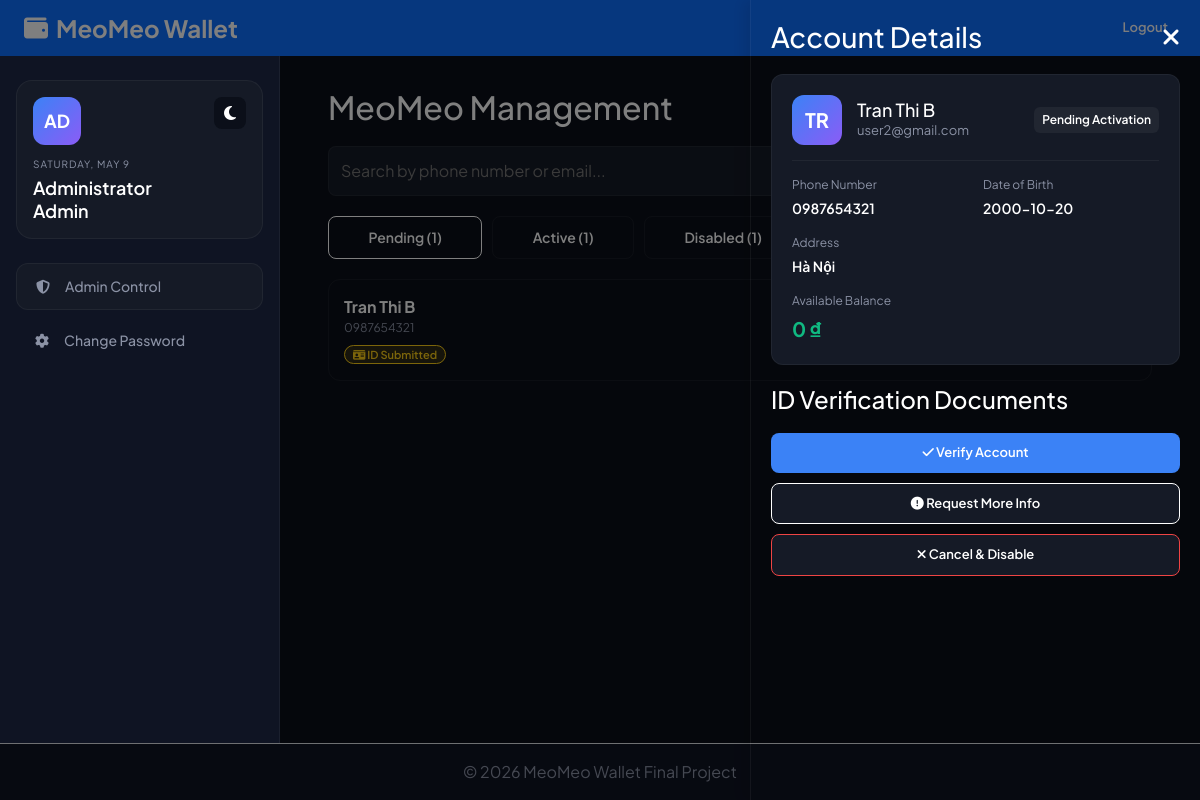
/clients/pages/Admin_dashboard.php?tab=pending&details=0987654321 (signed in), run on the app's committed database.
### tables this page shows
CREATE TABLE `user` (
  `phonenum` varchar(15) NOT NULL,
  `email` varchar(255) NOT NULL,
  `name` varchar(50) DEFAULT NULL,
  `birth` date DEFAULT NULL,
  `address` varchar(255) DEFAULT NULL,
  `front` mediumblob DEFAULT NULL,
  `back` mediumblob DEFAULT NULL,
  `pass` varchar(255) NOT NULL,
  `verified` tinyint(1) NOT NULL DEFAULT -1 COMMENT '-1:firstRegist\r\n0:False\r\n1:True\r\n2:Request additional information\r\n3:IsAdmin True\r\n4:DisableAccount',
  `abnormal_login` tinyint(4) NOT NULL DEFAULT 0 COMMENT '>6 lock account\n>3 lock 1 minute',
  `card_num` varchar(6) DEFAULT NULL,
  `money` decimal(19,4) NOT NULL DEFAULT 0.0000,
  `CVV` varchar(3) DEFAULT NULL,
  `expire` date DEFAULT NULL,
  `locked_time` datetime DEFAULT NULL COMMENT 'Disable account overtime',
  `created_at` datetime NOT NULL DEFAULT current_timestamp() COMMENT 'Account registration timestamp',
  `card_updated_at` datetime DEFAULT NULL COMMENT 'Last time ID card was uploaded/updated'
);

### clients/pages/Admin_dashboard.php (the view, shortened to what this page needs)
<?php
$username = htmlspecialchars($_SESSION['name'], ENT_QUOTES, 'UTF-8');
$current_date = strtoupper(date('l, F j'));
$con = connect_db();
$pending_accounts = $con->query("SELECT * FROM `user` WHERE `verified` IN (-1, 0, 2) AND `phonenum` != '0000000000' ORDER BY GREATEST(`created_at`, COALESCE(`card_updated_at`, `created_at`)) DESC")->fetch_all(MYSQLI_ASSOC);
$active_accounts = $con->query("SELECT * FROM `user` WHERE `verified` = 1 AND `phonenum` != '0000000000' ORDER BY `created_at` DESC")->fetch_all(MYSQLI_ASSOC);
$disabled_accounts = $con->query("SELECT * FROM `user` WHERE `verified` = 4 ORDER BY `created_at` DESC")->fetch_all(MYSQLI_ASSOC);
$locked_accounts = $con->query("SELECT * FROM `user` WHERE (`abnormal_login` >= 6 OR `locked_time` IS NOT NULL) AND `verified` != 3 ORDER BY `locked_time` DESC")->fetch_all(MYSQLI_ASSOC);
$pending_tx = $con->query("SELECT * FROM `history` WHERE `money` > 5000000 AND `status` = 2 AND `transfer_type` IN ('Withdraw', 'Transfer') ORDER BY `date_transfer` DESC")->fetch_all(MYSQLI_ASSOC);
$search_query = trim($_GET['search'] ?? '');
$active_tab = $_GET['tab'] ?? ($search_query ? 'search' : 'pending');
$selected_phone = $_GET['details'] ?? '';
$user_details = null;
if ($selected_phone) {
    $stmt = $con->prepare("SELECT * FROM `user` WHERE `phonenum` = ?");
    $stmt->bind_param("s", $selected_phone);
    $stmt->execute();
    $user_details = $stmt->get_result()->fetch_assoc();
}
include '../src/header.php';
?>
<link rel="stylesheet" href="https://cdnjs.cloudflare.com/ajax/libs/font-awesome/6.4.0/css/all.min.css">
<link rel="stylesheet" href="../assets/css/admin.css">
<div class="dashboard-wrapper">
    <aside class="sidebar">
        <div class="user-profile-card">
            <button class="theme-toggle" id="themeToggleBtn">
                <i class="fa-solid fa-moon"></i>
            </button>
            <div class="avatar"><?= strtoupper(substr($username, 0, 2)) ?></div>
            <div class="date-text"><?= $current_date ?></div>
            <div class="welcome-text">Administrator<br><?= $username ?></div>
        </div>
        <nav class="nav-menu">
            <a href="Admin_dashboard.php" class="nav-link active"><i class="fa-solid fa-shield-halved"></i> Admin Control</a>
            <a href="ChangePassword.php" class="nav-link"><i class="fa-solid fa-gear"></i> Change Password</a>
        </nav>
    </aside>
    <main class="main-content" style="padding-top: 20px;">
        <h2 style="margin-bottom: 20px;">MeoMeo Management</h2>
        <form method="GET" style="margin-bottom: 20px; display: flex; gap: 10px;">
            <input type="text" name="search" placeholder="Search by phone number or email..." value="<?= htmlspecialchars($search_query) ?>" style="flex: 1; padding: 12px; border-radius: 8px; border: 1px solid var(--border-color); background: var(--bg-surface); color: var(--text-main);">
            <button type="submit" class="btn btn-primary"><i class="fa-solid fa-magnifying-glass"></i> Search</button>
        </form>
        <div class="admin-tabs">
            <div class="admin-tab <?= $active_tab === 'pending' ? 'active' : '' ?>" onclick="switchTab('pending')">Pending (<?= count($pending_accounts) ?>)</div>
            <div class="admin-tab <?= $active_tab === 'active' ? 'active' : '' ?>" onclick="switchTab('active')">Active (<?= count($active_accounts) ?>)</div>
            <div class="admin-tab <?= $active_tab === 'disabled' ? 'active' : '' ?>" onclick="switchTab('disabled')">Disabled (<?= count($disabled_accounts) ?>)</div>
            <div class="admin-tab <?= $active_tab === 'locked' ? 'active' : '' ?>" onclick="switchTab('locked')">Locked (<?= count($locked_accounts) ?>)</div>
            <div class="admin-tab <?= $active_tab === 'tx' ? 'active' : '' ?>" onclick="switchTab('tx')">Pending Tx (<?= count($pending_tx) ?>)</div>
        </div>
        <div id="list-pending" class="admin-list <?= $active_tab === 'pending' ? 'active' : '' ?>">
            <?php foreach($pending_accounts as $u): ?>
                <div class="admin-card">
                    <div class="admin-card-header">
                        <div>
                            <strong><?= htmlspecialchars($u['name'] ?: 'Unknown') ?></strong>
                            <div style="font-size: 12px; color: var(--text-muted);"><?= htmlspecialchars($u['phonenum']) ?></div>
                            <?php if ($u['verified'] == 2): ?>
                                <div style="margin-top: 4px;">
                                    <span style="font-size: 11px; font-weight: 600; padding: 2px 8px; border-radius: 20px; background: rgba(251,146,60,0.15); color: var(--warning); border: 1px solid var(--warning);">
                                        <i class="fa-solid fa-circle-exclamation"></i> Needs Info
                                    </span>
                                </div>
                            <?php else: ?>
                                <div style="margin-top: 4px;">
                                    <span style="font-size: 11px; font-weight: 600; padding: 2px 8px; border-radius: 20px; background: rgba(234,179,8,0.15); color: #facc15; border: 1px solid #facc15;">
                                        <i class="fa-solid fa-id-card"></i> ID Submitted
                                    </span>
                                </div>
                            <?php endif; ?>
                        </div>
                    </div>
                    <div>
                        <a href="?tab=pending&details=<?= urlencode($u['phonenum']) ?>" class="btn btn-outline btn-sm">View Details</a>
                    </div>
                </div>
            <?php endforeach; if(empty($pending_accounts)) echo "<p>No pending accounts.</p>"; ?>
        </div>
    </main>
</div>
<div class="overlay <?= $selected_phone ? 'open' : '' ?>" onclick="window.location='Admin_dashboard.php?tab=<?= htmlspecialchars($active_tab) ?><?= $search_query ? '&search=' . urlencode($search_query) : '' ?>'"></div>
<div class="details-panel <?= $selected_phone ? 'open' : '' ?>">
    <div style="display: flex; justify-content: space-between; align-items: center; margin-bottom: 20px;">
        <h3 style="margin: 0;">Account Details</h3>
        <a href="Admin_dashboard.php?tab=<?= htmlspecialchars($active_tab) ?><?= $search_query ? '&search=' . urlencode($search_query) : '' ?>" style="color: var(--text-color);"><i class="fa-solid fa-xmark fa-xl"></i></a>
    </div>
    <?php if($user_details): ?>
        <?php
            $status_label = '';
            $status_color = '';
            if (in_array($user_details['verified'], [-1, 0])) {
                $status_label = 'Pending Activation';
                $status_color = 'var(--warning)';
            } elseif ($user_details['verified'] == 2) {
                $status_label = 'Update Requested';
                $status_color = 'var(--warning)';
            } elseif ($user_details['verified'] == 4) {
                $status_label = 'Disabled / Blocked';
                $status_color = 'var(--danger)';
            } elseif ($user_details['verified'] == 1) {
                $status_label = 'Active';
                $status_color = 'var(--success)';
            }
        ?>
        <div style="background: var(--bg-surface); padding: 20px; border-radius: 12px; border: 1px solid var(--border-color); margin-bottom: 20px;">
            <div style="display: flex; align-items: center; gap: 15px; margin-bottom: 15px; padding-bottom: 15px; border-bottom: 1px solid var(--border-color);">
                <div class="avatar" style="margin: 0; width: 50px; height: 50px; font-size: 20px;"><?= strtoupper(substr($user_details['name'] ?: 'UN', 0, 2)) ?></div>
                <div style="flex: 1;">
                    <h4 style="margin: 0; font-size: 18px;"><?= htmlspecialchars($user_details['name'] ?: 'N/A') ?></h4>
                    <div style="font-size: 13px; color: var(--text-muted);"><?= htmlspecialchars($user_details['email']) ?></div>
                </div>
                <div style="font-size: 12px; font-weight: 600; padding: 4px 8px; border-radius: 6px; background: rgba(255,255,255,0.05); color: <?= $status_color ?>; border: 1px solid <?= $status_color ?>;">
                    <?= $status_label ?>
                </div>
            </div>
            <div style="display: grid; grid-template-columns: 1fr 1fr; gap: 15px;">
                <div>
                    <div style="font-size: 12px; color: var(--text-muted); margin-bottom: 4px;">Phone Number</div>
                    <div style="font-size: 14px; font-weight: 600;"><?= htmlspecialchars($user_details['phonenum']) ?></div>
                </div>
                <div>
                    <div style="font-size: 12px; color: var(--text-muted); margin-bottom: 4px;">Date of Birth</div>
                    <div style="font-size: 14px; font-weight: 600;"><?= htmlspecialchars($user_details['birth'] ?: 'N/A') ?></div>
                </div>
                <div style="grid-column: span 2;">
                    <div style="font-size: 12px; color: var(--text-muted); margin-bottom: 4px;">Address</div>
                    <div style="font-size: 14px; font-weight: 600;"><?= htmlspecialchars($user_details['address'] ?: 'N/A') ?></div>
                </div>
                <div style="grid-column: span 2;">
                    <div style="font-size: 12px; color: var(--text-muted); margin-bottom: 4px;">Available Balance</div>
                    <div style="font-size: 20px; font-weight: 700; color: var(--success);"><?= number_format($user_details['money'],0,',','.') ?> ₫</div>
                </div>
            </div>
        </div>
        <?php if(in_array($user_details['verified'], [-1, 0, 2])): ?>
            <h4 style="margin-top: 20px; margin-bottom: 15px;">ID Verification Documents</h4>
            <form method="POST" style="margin-top: 20px; display: flex; flex-direction: column; gap: 10px;" onsubmit="return confirm('Are you sure you want to perform this action?');">
                <button type="submit" name="action" value="verify" class="btn btn-primary"><i class="fa-solid fa-check"></i> Verify Account</button>
                <button type="submit" name="action" value="request_info" class="btn btn-outline" style="border-color: var(--warning); color: var(--warning);"><i class="fa-solid fa-circle-exclamation"></i> Request More Info</button>
                <button type="submit" name="action" value="cancel" class="btn btn-outline" style="border-color: var(--danger); color: var(--danger);"><i class="fa-solid fa-xmark"></i> Cancel & Disable</button>
            </form>
        <?php endif; ?>
    <?php endif; ?>
</div>
<?php
    include '../src/footer.php';
     ?>

### clients/assets/css/admin.css (style rules this page uses)
.admin-tabs { display: flex; gap: 10px; margin-bottom: 20px; flex-wrap: wrap; }
.admin-tab { padding: 10px 15px; border-radius: 8px; background: var(--bg-dark); color: var(--text-color); cursor: pointer; border: 1px solid var(--border-color); font-weight: 600; font-size: 14px; flex-grow: 1; text-align: center; }
.admin-tab.active { background: var(--primary-color); color: white; border-color: var(--primary-color); }
.admin-list { display: none; }
.admin-list.active { display: block; }
.admin-card { background: var(--bg-dark); border-radius: 12px; padding: 15px; margin-bottom: 15px; border: 1px solid var(--border-color); display: flex; flex-direction: column; gap: 10px; }
.admin-card-header { display: flex; justify-content: space-between; align-items: center; border-bottom: 1px solid var(--border-color); padding-bottom: 10px; }
.details-panel { position: fixed; top: 0; right: -100%; width: 100%; max-width: 450px; height: 100vh; background: var(--bg-dark); border-left: 1px solid var(--border-color); z-index: 1000; transition: 0.3s; padding: 20px; overflow-y: auto; box-shadow: -5px 0 15px rgba(0,0,0,0.1); }
.details-panel.open { right: 0; }
.overlay { position: fixed; top: 0; left: 0; width: 100%; height: 100vh; background: rgba(0,0,0,0.5); z-index: 999; display: none; }
.overlay.open { display: block; }
@media only screen and (min-width: 768px) { .admin-card { flex-direction: row; align-items: center; justify-content: space-between; } }
@media only screen and (min-width: 768px) { .admin-card-header { border-bottom: none; padding-bottom: 0; } }
@media only screen and (min-width: 768px) { .admin-tabs { flex-wrap: nowrap; } }
@media only screen and (min-width: 992px) { .details-panel { width: 450px; } }

### data on the page
user: name "Tran Thi B", phonenum "0987654321", shows "ID Submitted", name "TR", email "user2@gmail.com", verified "Pending Activation", birth "2000-10-20", address "Hà Nội", money "0"

### other printed values
substr($username, 0, 2) "AD"
$current_date "SATURDAY, MAY 9"
$username "Admin"
count($pending_accounts) "1"
count($active_accounts) "1"
count($disabled_accounts) "1"
